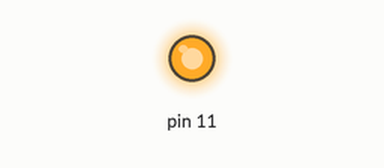
This sketch was run on a simulated Arduino Uno, built with avr-gcc and run on an emulated ATmega328P. On the bench: output pins drawn as LEDs (lit = HIGH).

Above: at 1.0 s.
At 3.0 s:
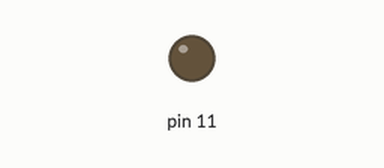
Timing chart, 0 to 5.2 s (numbered marks = the images above):
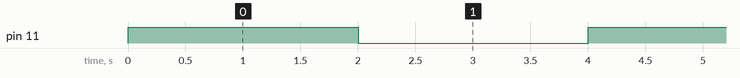

The sketch:

xitkj4010.ino
```cpp
/*
  Blink
  Menyalakan LED pada Pin 11 selama 2 detik dan Mematikanya selama 2 detik.

  Ini contoh Kode Programnya.
 */

int led = 11;//Output pada Digital Pin adalah sebuah LED yang terkoneksi/terhubung dengan Digital Pin 11.

void setup()
{
	//Mengatur Digital Pin 11 sebagai Output.
  pinMode(11, OUTPUT);
}

void loop()
{
  digitalWrite(11, HIGH);   // Mengatur LED agar Menyala.
  delay(2000);               // Tunggu sampai 2 detik.
  digitalWrite(11, LOW);    // Mengatur LED agar Mati.
  delay(2000);               // Tunggu sampai 2 detik.
}
```

Measured:
- by itself, pin 11: alternates HIGH for 2.0 s and LOW for 2.0 s
